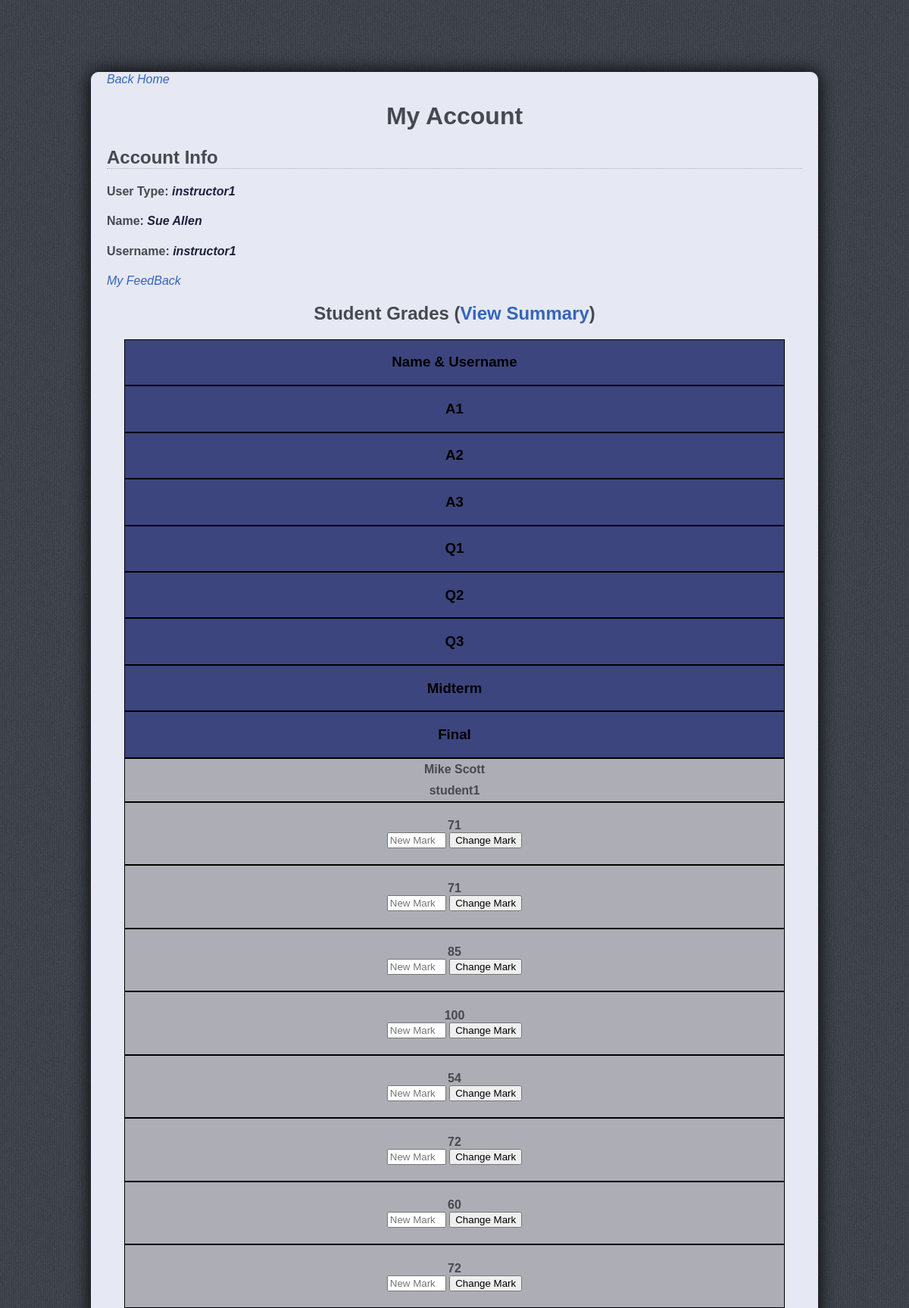
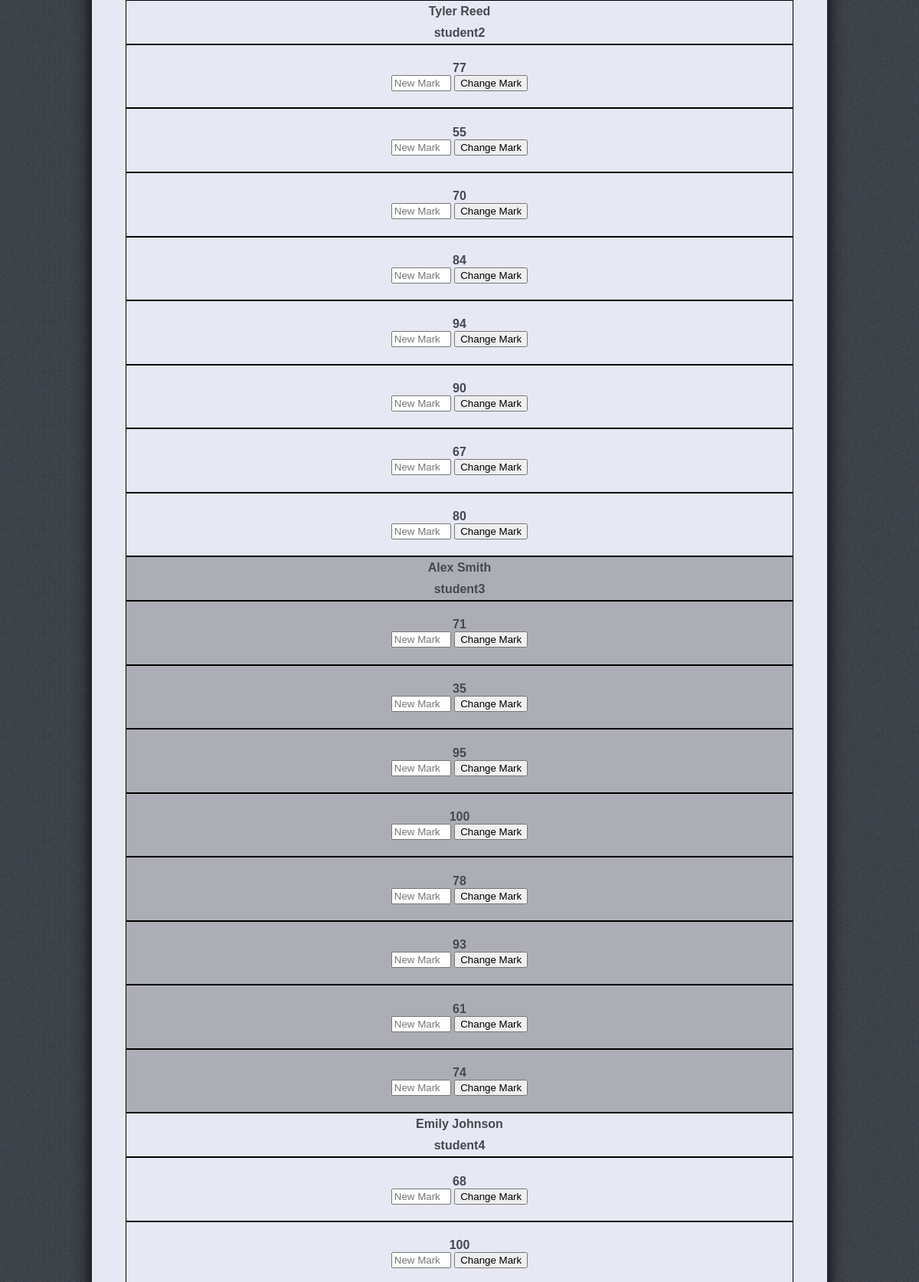
Screenshot of /account (signed in, upper part) with the database file from the repository (2 pictures, top to bottom).
### tables this page shows
CREATE TABLE "Marks" (
	"username"	TEXT,
	"assignemnt1"	INTEGER,
	"assignemnt2"	INTEGER,
	"assignemnt3"	INTEGER,
	"quiz1"	INTEGER,
	"quiz2"	INTEGER,
	"quiz3"	INTEGER,
	"midterm"	INTEGER,
	"final"	INTEGER
);

CREATE TABLE "Student" (
	"name"	TEXT,
	"username"	TEXT,
	"password"	TEXT
);

### app.py (the view, shortened to what this page needs)
@app.route("/account",methods=['GET','POST'])
def account():
	if 'username' in session:
		if session['usertype']=='Student':
			sql= """
				SELECT *
				FROM Marks
				"""
			results = db.engine.execute(text(sql))
			session['marks'] = {}
			for result in results:
				if result['username']==session['username']:
					session['marks']["Assignment 1"] = [result['assignemnt1'],"A1"]
					session['marks']["Assignment 2"] = [result['assignemnt2'],"A2"]
					session['marks']["Assignment 3"] = [result['assignemnt3'],"A3"]
					session['marks']["Quiz 1"] = [result['quiz1'],'Q1']
					session['marks']["Quiz 2"] = [result['quiz2'],'Q1']
					session['marks']["Quiz 3"] = [result['quiz3'],'Q3']
					session['marks']["Midterm"] = [result['midterm'],'Midterm']
					session['marks']["Final"] = [result['final'],'Final']
			if request.method=='POST':
				remark_desc = request.form['remark-desc']
				if request.form['remark-desc']:
					insertSQL= """INSERT INTO Remark (username,assessment,request)
								VALUES ('{}', '{}', '{}')""".format(session['username'],
																	request.form['remark-type'],
																	remark_desc)
					db.engine.execute(text(insertSQL))
					session.pop('pop_up', None)
					flash('Remark Request Sent!')
				else:
					session['pop_up'] = 'error'
					flash('Please Enter A Reason For Remark')
		else:
			sql= """
				SELECT *
				FROM Student
				LEFT JOIN Marks
				ON Student.username = Marks.username
				"""
			session['student_info'] = {}
			results = db.engine.execute(text(sql))
			odd_row = True
			odd_row_num = 1
			for result in results:
				if odd_row_num % 2 == 0:
					odd_row = False
				else:
					odd_row = True
				session['student_info'][result['username']] = [odd_row, result['name'],
															   {'assignemnt1': result['assignemnt1']},
															   {'assignemnt2': result['assignemnt2']},
															   {'assignemnt3': result['assignemnt3']},
															   {'quiz1': result['quiz1']},
															   {'quiz2': result['quiz2']},
															   {'quiz3': result['quiz3']},
															   {'midterm': result['midterm']},
															   {'final': result['final']}]
				odd_row_num += 1
			sql= """
				SELECT *
				FROM Remark
				LEFT JOIN Student
				ON Remark.username = Student.username
				"""
			session['student_remark'] = {}
			results = db.engine.execute(text(sql))
			odd_row = True
			odd_row_num = 1
			remark_num = 0
			for result in results:
				if odd_row_num % 2 == 0:
					odd_row = False
				else:
					odd_row = True
				session['student_remark'][remark_num] = [odd_row, result['username'],
														 result['name'],
														 result['assessment'],
														 result['request']]
				remark_num += 1
				odd_row_num += 1
		return render_template('account.html')
	else:
		session['pop_up'] = 'error'
		flash('Please Login To View The Page')
		return  redirect(url_for('login'))

### templates/account.html (shortened to what this page needs)
<!DOCTYPE html>
<html>
<head>
	<link rel="stylesheet" type="text/css" href="{{ url_for('static', filename='index.css') }}">
</head>
<body>
	<div class="account-name">
			<div class="page-desc-text">
				<div class="border-design">
					<a class="info-text" href="/index">Back Home</a>
					<h1 class="page-header">My Account</h1>
					<h2 class="text-header">Account Info</h2>
					<h4>User Type: <span class="info-text">{{ session['usertype'] }}</span></h4>
					<h4>Name: <span class="info-text">{{ session['name'] }}</span></h4>
					<h4>Username: <span class="info-text">{{ session['username'] }}</span></h4>
					{% if session['usertype'] and session['usertype'] == 'Student' %}
						<h2 class="page-header">Grades % (<a href="/summary">View Summary</a>)</h2>
						<div class="table-layout">
							{% for name, mark in session['marks'].items() %}
								<div class="table-row mark-table-prop odd-row">
									<div class="mark-header header-col">
										<h3>{{ name }}</h3>
									</div>
									<div class="mark-col">
										{% if mark[0] %}
											<h4>{{ mark[0] }}</h4>
										{% else %}
											<h4> - </h4>
										{% endif %}
									</div>
									<div class="remark-col">
										<form class= 'table-row remark-section' method="POST">
											<input type="hidden" name="remark-type" value='{{ mark[1] }}'>
											<textarea class= 'remark-textbox' name='remark-desc' cols='30'></textarea>
											<button class="" type = "submit">submit remark request</button>
										</form>
									</div>
								</div>
							{% endfor %}
						</div>
					{% else %}
						<a class="info-text" href="/my_feedback">My FeedBack</a>
						<h2 class="page-header">Student Grades (<a href="/summary">View Summary</a>)</h2>
						<div class="table-layout">
							<div class="table-row instructor-table-prop">
								<div class="stud-name-col">
									<div class="table-header">
										<h3>Name & Username</h3>
									</div>
								</div>
								<div class="stud-mark-col">
									<div class="table-header">
										<h3>A1</h3>
									</div>
								</div>
								<div class="stud-mark-col">
									<div class="table-header">
										<h3>A2</h3>
									</div>
								</div>
								<div class="stud-mark-col">
									<div class="table-header">
										<h3>A3</h3>
									</div>
								</div>
								<div class="stud-mark-col">
									<div class="table-header">
										<h3>Q1</h3>
									</div>
								</div>
								<div class="stud-mark-col">
									<div class="table-header">
										<h3>Q2</h3>
									</div>
								</div>
								<div class="stud-mark-col">
									<div class="table-header">
										<h3>Q3</h3>
									</div>
								</div>
								<div class="stud-mark-col">
									<div class="table-header">
										<h3>Midterm</h3>
									</div>
								</div>
								<div class="stud-mark-col">
									<div class="table-header">
										<h3>Final</h3>
									</div>
								</div>
							</div>
							{% for user, infos in session['student_info'].items() %}
								{% if infos[0] %}
									<div class="table-row instructor-table-prop odd-row">
								{% else %}
									<div class="table-row instructor-table-prop">
								{% endif %}
									<div class="stud-name-col">
										<h4>{{ infos[1] }}</h4>
										<h4> {{ user }}</h4>
									</div>
									{% for info in infos[2:] %}
										<div class="stud-mark-col">
											{% for type, mark in info.items() %}
												{% if mark %}
													<h4>{{ mark }}
														<form method="POST">
															<input class="change-mark" name="instructor-mark-val" placeholder="New Mark">
															<button type = "submit">Change Mark</button>
														</form>
													</h4>
												{% endif %}
											{% endfor %}
										</div>
									{% endfor %}
								</div>
							{% endfor %}
						</div>
					{% endif %}
				</div>
			</div>
	</div>
</body>
</html>

### static/index.css (style rules this page uses)
* { font-family: Verdana, Helvetica, sans-serif; }
html { scroll-behavior: smooth; }
body { margin: 0px; background: url(img/back7.png); }
.page-header { text-align: center; }
.text-header { border-bottom: 1.5px dotted #ADAEB5; width: 100%; }
.instructor-table-prop { width: 95%; margin: auto; text-align: center; word-wrap: break-word; }
.stud-name-col > h4 { margin: 5px; }
.stud-name-col { flex: 1.5; }
.stud-mark-col,.stud-rename-col { flex: 0.5; }
.stud-mark-col > h4 { word-break: break-word; }
.change-mark { margin: auto; width: 70px; }
.table-layout { padding-bottom: 20px; }
.table-header { color: #000; background-color: #3C457D; height: 100%; margin: 0px -10px; }
.table-row { display: flex; flex-direction: row; flex-wrap: nowrap; }
.table-row > div { display: flex; flex-direction: column; padding: 0px 10px; justify-content: center; }
.odd-row { background-color: #ADAEB5; }
.page-desc-text { width: 80%; margin: auto; margin-top: 50px; text-align: left; color:#46494f; }
.border-design { border: 1px #E6E8F4 solid; box-shadow: 0 0 25px #000; border-radius: 10px; background-color: #E6E8F4; padding: 0px 20px; }
.border-design a { color: #3366BB; text-decoration: none; }
.account-name { width:100%; margin: auto; margin-top: 95px; text-align: center; color: #3C457D; padding-bottom: 20px; }
.info-text { font-style: italic; color: #1D213D; }
@media (max-width: 1350px) { .instructor-table-prop { flex-direction: column; } }
@media (max-width: 1350px) { .instructor-table-prop > div { border: 1px #000 solid; } }

### rows the page displays
Marks: name "Mike Scott", username "student1", info "71" "71" "85" "100" "54" "72" "60" "72"
Marks: name "Tyler Reed", username "student2", info "77" "55" "70" "84" "94" "90" "67" "80"
Marks: name "Alex Smith", username "student3", info "71" "35" "95" "100" "78" "93" "61" "74"
Marks: name "Emily Johnson", username "student4", info "68" "100"

### other values shown
{{ session['usertype'] }} "instructor1"
{{ session['name'] }} "Sue Allen"
{{ session['username'] }} "instructor1"
